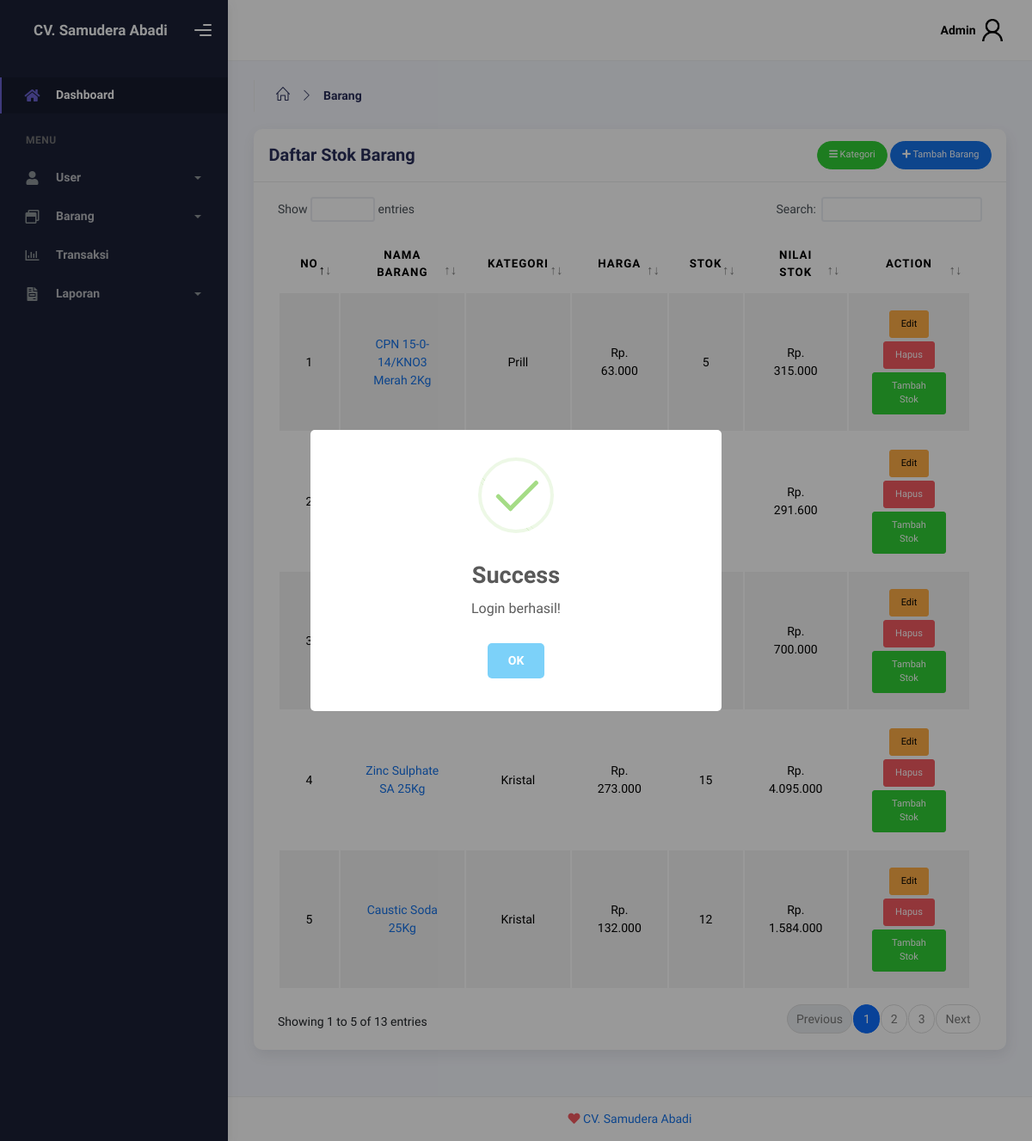
/admin/barang (signed in), run on the app's committed database.
### tables this page shows
CREATE TABLE barang (
    id INT(5) AUTO_INCREMENT PRIMARY KEY,
    id_kategori INT(5) NOT NULL,
    nama VARCHAR(70) NOT NULL,
    deskripsi TEXT,
    gambar VARCHAR(50),
    berat INT(11),
    satuan VARCHAR(10) NOT NULL,
    harga DECIMAL(10,2) NOT NULL,
    stok INT(11) NOT NULL DEFAULT 0,
    created_at TIMESTAMP DEFAULT CURRENT_TIMESTAMP,
    FOREIGN KEY (id_kategori) REFERENCES kategori(id)
);

CREATE TABLE kategori (
    id INT(5) AUTO_INCREMENT PRIMARY KEY,
    nama VARCHAR(15) NOT NULL
);

### controllers/admin/BarangAdminCtrl.php (called while the page is built, shortened)
<?php
require_once '../models/Barang.php';
class BarangAdminCtrl {
    private $barang;
    public function __construct($pdo = null) {
        $this->barang = new Barang($pdo);
    }
    public function list() {
        $barang = $this->barang->getAllWithCategory();
        renderView('admin/barang/list', compact('barang', 'kategori'));
    }
}
?>

### public/index.php (called while the page is built, shortened)
<?php
require_once '../config/app.php';
require_once '../routes/index.php';
handleRequest($_SERVER['REQUEST_URI'], $pdo);
?>

### models/BaseModel.php (called while the page is built, shortened)
<?php
class BaseModel {
    public function __construct($pdo, $table) {
        $this->pdo = $pdo;
    }
}
?>

### models/Barang.php (called while the page is built, shortened)
<?php
require_once 'BaseModel.php';
class Barang extends BaseModel {
    public function getAllWithCategory() {
        $stmt = $this->pdo->prepare("
            SELECT b.*, k.nama AS kategori_nama
            FROM barang b
            JOIN kategori k ON b.id_kategori = k.id
        ");
        $stmt->execute();
        return $stmt->fetchAll(PDO::FETCH_ASSOC);
    }
}
?>

### views/pages/admin/barang/list.php (the view, shortened to what this page needs)
<div class="container">
        <div class="page-inner">
            <div class="page-header">
                <ul class="breadcrumbs" style="margin:0;">
                    <li class="nav-home">
                        <a href="/admin/dashboard">
                            <i class="icon-home"></i>
                        </a>
                    </li>
                    <li class="separator">
                        <i class="icon-arrow-right"></i>
                    </li>
                    <li class="nav-item">
                        <b>Barang</b>
                    </li>
                </ul>
            </div>
            <div class="row">
                <div class="col-md-12">
                    <div class="card">
                        <div class="card-header d-flex justify-content-between">
                            <h4 class="card-title">Daftar Stok Barang</h4>
                            <div>
                                <a class="btn btn-sm btn-success btn-round ms-auto" href="/admin/kategori">
                                    <i class="fas fa-bars"></i>
                                    Kategori
                                </a>
                                <a class="btn btn-primary btn-sm btn-round ms-auto" href="/admin/barang/create">
                                    <i class="fa fa-plus"></i>
                                    Tambah Barang
                                </a>
                            </div>
                        </div>
                        <div class="card-body">
                            <div class="table-responsive" id="tabel">
                                <table id="multi-filter-select" class="display table table-striped border-1 table-hover text-center">
                                    <thead>
                                        <tr>
                                            <th>No</th>
                                            <th>Nama Barang</th>
                                            <th>Kategori</th>
                                            <th>Harga</th>
                                            <th>Stok</th>
                                            <th>Nilai Stok</th>
                                            <th class="action-column no-print">Action</th>
                                        </tr>
                                    </thead>
                                    <tbody>
                                        <?php if (isset($barang) && (is_iterable($barang) || is_object($barang))): ?>
                                            <?php foreach ($barang as $index => $item): ?>
                                            <tr>
                                                <td><?php echo $index + 1; ?></td>
                                                <td><a href="/admin/barang/detail/<?php echo $item['id']; ?>"><?php echo $item['nama']; ?></a></td>
                                                <td><?php echo $item['kategori_nama']; ?></td>
                                                <td>Rp. <?= number_format($item['harga'], 0, ',', '.'); ?></td>
                                                <td>
                                                    <?php
                                                        if ($item['stok'] == 0) {
                                                            echo '<span class="badge badge-danger">Barang habis</span>';
                                                        } else {
                                                            echo htmlspecialchars($item['stok']);
                                                        }
                                                    ?>
                                                </td>
                                                <td>
                                                    <?php
                                                        if ($item['stok'] == 0) {
                                                            echo '<span class="badge badge-danger">Barang habis</span>';
                                                        } else {
                                                            echo 'Rp. ' . htmlspecialchars(number_format($item['harga']*$item['stok'], 0, ',', '.'));
                                                        }
                                                    ?>
                                                </td>
                                                <td class="action-column no-print">
                                                    <a href="/admin/barang/edit/<?php echo $item['id']; ?>" class="btn btn-sm btn-warning m-1">Edit</a>
                                                    <button
                                                    type="button"
                                                    class="btn btn-sm btn-danger"
                                                    onclick="deleteBarang('<?php echo $item['id']; ?>','<?php echo $item['nama']; ?>')">
                                                        Hapus
                                                    </button>
                                                    <button href="" class="btn btn-sm btn-success m-1"
                                                    data-bs-toggle="modal" data-bs-target="#editModal"
                                                    data-bs-id="<?php echo $item['id']; ?>"
                                                    data-bs-nama="<?php echo $item['kategori_nama']; ?>"
                                                    data-bs-stok="<?php echo $item['stok']; ?>"
                                                    >
                                                        Tambah Stok
                                                    </button>
                                                </td>
                                            </tr>
                                            <?php endforeach; ?>
                                        <?php endif; ?>
                                    </tbody>
                                </table>
                            </div>
                        </div>
                    </div>
                </div>
            </div>
        </div>
    </div>

### config/app.php (shortened to what this page needs)
<?php
$routes = [];
function addRoute($method, $route, $controllerPath, $controller, $action) {
    global $routes;
    $routes[] = [
        'method' => $method,
        'route' => $route,
        'controllerPath' => $controllerPath,
        'controller' => $controller,
        'action' => $action
    ];
}
function handleRequest($requestUri, $pdo) {
    global $routes;
    foreach ($routes as $route) {
        if ($_SERVER['REQUEST_METHOD'] == $route['method']) {
            $pattern = str_replace(':id', '(\d+)', $route['route']);
            if (preg_match("#^{$pattern}$#", $requestUri, $matches)) {
                array_shift($matches);
                $controllerFilePath = "../controllers/{$route['controllerPath']}/{$route['controller']}.php";
                if (file_exists($controllerFilePath)) {
                    $controller = new $controllerClass($pdo);
                    $action = $route['action'];
                    $controller->$action(...$matches);
                    return;
                }
            }
        }
    }
    require_once '../views/components/auth/header.php';
    require_once '../views/components/auth/footer.php';
}
function renderView($view, $data = []) {
    extract($data);
    $baseDir = '../views/';
    $requestUri = filter_var($_SERVER['REQUEST_URI'], FILTER_SANITIZE_URL);
    if ($requestUri == "/login" || $requestUri == "/register") {
        $component = 'auth';
    } elseif (strpos($requestUri, "/admin") === 0) {
        $component = 'admin';
    } elseif ($requestUri == "/" || strpos($requestUri, "/public") === 0) {
        $component = 'guest';
    } else {
        $component = 'pelanggan';
    }
    $headerPath = $baseDir . "components/{$component}/header.php";
    $contentPath = $baseDir . "pages/{$view}.php";
    $footerPath = $baseDir . "components/{$component}/footer.php";
    if (file_exists($headerPath)) require_once $headerPath;
    if (file_exists($contentPath)) require_once $contentPath;
    if (file_exists($footerPath)) require_once $footerPath;
}

### views/components/admin/header.php (shortened to what this page needs)
<!DOCTYPE html>
<html lang="en">
    <head>
        <link rel="stylesheet" href="/assets/admin/css/bootstrap.min.css" />
        <link rel="stylesheet" href="/assets/admin/css/plugins.min.css" />
        <link rel="stylesheet" href="/assets/admin/css/kaiadmin.min.css" />
        <link rel="stylesheet" href="/assets/admin/css/demo.css" />
    </head>
    <body>
        <div class="wrapper">
            <?php require_once('sidebar.php');?>
            <div class="main-panel">
                <div class="main-header">
                    <?php require_once('navbar.php');?>
                </div>

### views/components/admin/sidebar.php (shortened to what this page needs)
<div class="sidebar" data-background-color="dark">
    <div class="sidebar-logo">
        <div class="logo-header" data-background-color="dark">
            <a href="/admin/dashboard" class="text-light m-3 logo">
                <b>CV. Samudera Abadi</b>
            </a>
            <div class="nav-toggle">
                <button class="btn btn-toggle toggle-sidebar"><i class="gg-menu-right"></i></button>
            </div>
        </div>
    </div>
    <div class="sidebar-wrapper scrollbar scrollbar-inner">
        <div class="sidebar-content">
            <ul class="nav nav-secondary">
                <li class="nav-item active">
                    <a href="/admin/dashboard" class="collapsed" aria-expanded="false">
                        <i class="fas fa-home"></i>
                        <p>Dashboard</p>
                    </a>
                </li>
                <li class="nav-section">
                    <h4 class="text-section">menu</h4>
                </li>
                <li class="nav-item">
                    <a data-bs-toggle="collapse" href="#user">
                    <i class="fas fa-user"></i>
                        <p>User</p>
                        <span class="caret"></span>
                    </a>
                </li>
                <li class="nav-item">
                    <a data-bs-toggle="collapse" href="#barang">
                    <i class="far fa-window-restore"></i>
                        <p>Barang</p>
                        <span class="caret"></span>
                    </a>
                </li>
                <li class="nav-item">
                    <a href="/admin/transaksi/list">
                        <i class="far fa-chart-bar"></i>
                        <p>Transaksi</p>
                    </a>
                </li>
                <li class="nav-item">
                    <a data-bs-toggle="collapse" href="#laporan">
                        <i class="fas fa-file-invoice"></i>
                        <p>Laporan</p>
                        <span class="caret"></span>
                    </a>
                </li>
            </ul>
        </div>
    </div>
</div>

### views/components/admin/navbar.php (shortened to what this page needs)
<nav class="navbar navbar-header navbar-header-transparent navbar-expand-lg border-bottom">
    <div class="container-fluid">
        <ul class="navbar-nav topbar-nav ms-md-auto align-items-center">
            <li class="nav-item topbar-user dropdown hidden-caret">
                <a class="dropdown-toggle profile-pic" data-bs-toggle="dropdown" href="#" aria-expanded="false">
                    <span class="profile-username">
                        <span class="fw-bold"><?= $_SESSION['nama'] ?></span>
                    </span>
                    <div class="avatar-sm">
                        <img src="/assets/img/profile/<?= $_SESSION['foto'] ?>" alt="..." class="avatar-img rounded-circle"/>
                    </div>
                </a>
            </li>
        </ul>
    </div>
</nav>

### views/components/admin/footer.php (shortened to what this page needs)
                    <footer class="footer">
                        <div class="container-fluid d-flex justify-content-center">
                            <div class="copyright"><i class="fa fa-heart heart text-danger"></i>
                                <a href="">CV. Samudera Abadi</a>
                            </div>
                        </div>
                    </footer>
                </div>
            </div>
    </body>
</html>

### data on the page
barang: nama "CPN 15-0-14/KNO3 Merah 2Kg", id_kategori.nama "Prill", harga "63.000", stok "5", $item['harga']*$item['stok'] "315.000"
barang: $item['harga']*$item['stok'] "291.600"
barang: $item['harga']*$item['stok'] "700.000"
barang: nama "Zinc Sulphate SA 25Kg", id_kategori.nama "Kristal", harga "273.000", stok "15", $item['harga']*$item['stok'] "4.095.000"
barang: nama "Caustic Soda 25Kg", id_kategori.nama "Kristal", harga "132.000", stok "12", $item['harga']*$item['stok'] "1.584.000"
